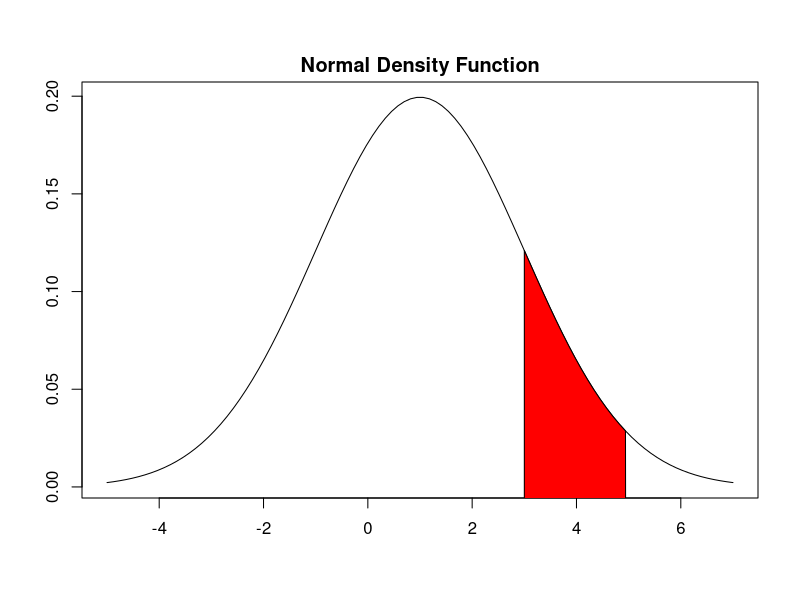

R code for this plot:
## ---- chunk 1
# This is an R setup chunk, containing default options applied to all other chunks
knitr::opts_chunk$set(echo=TRUE)
## ---- chunk 2
head(mtcars)
## ---- chunk 3
x_var <- seq(-5, 7, length=100)
y_var <- dnorm(x_var, mean=1.0, sd=2.0)
plot(x_var, y_var, type="l", lty="solid",
     xlab="", ylab="")
title(main="Normal Density Function", line=0.5)
startd <- 3; fin_ish <- 5  # set lower and upper bounds
# set polygon base
are_a <- ((x_var >= startd) & (x_var <= fin_ish))
polygon(c(startd, x_var[are_a], fin_ish),  # draw polygon
        c(-1, y_var[are_a], -1), col="red")
